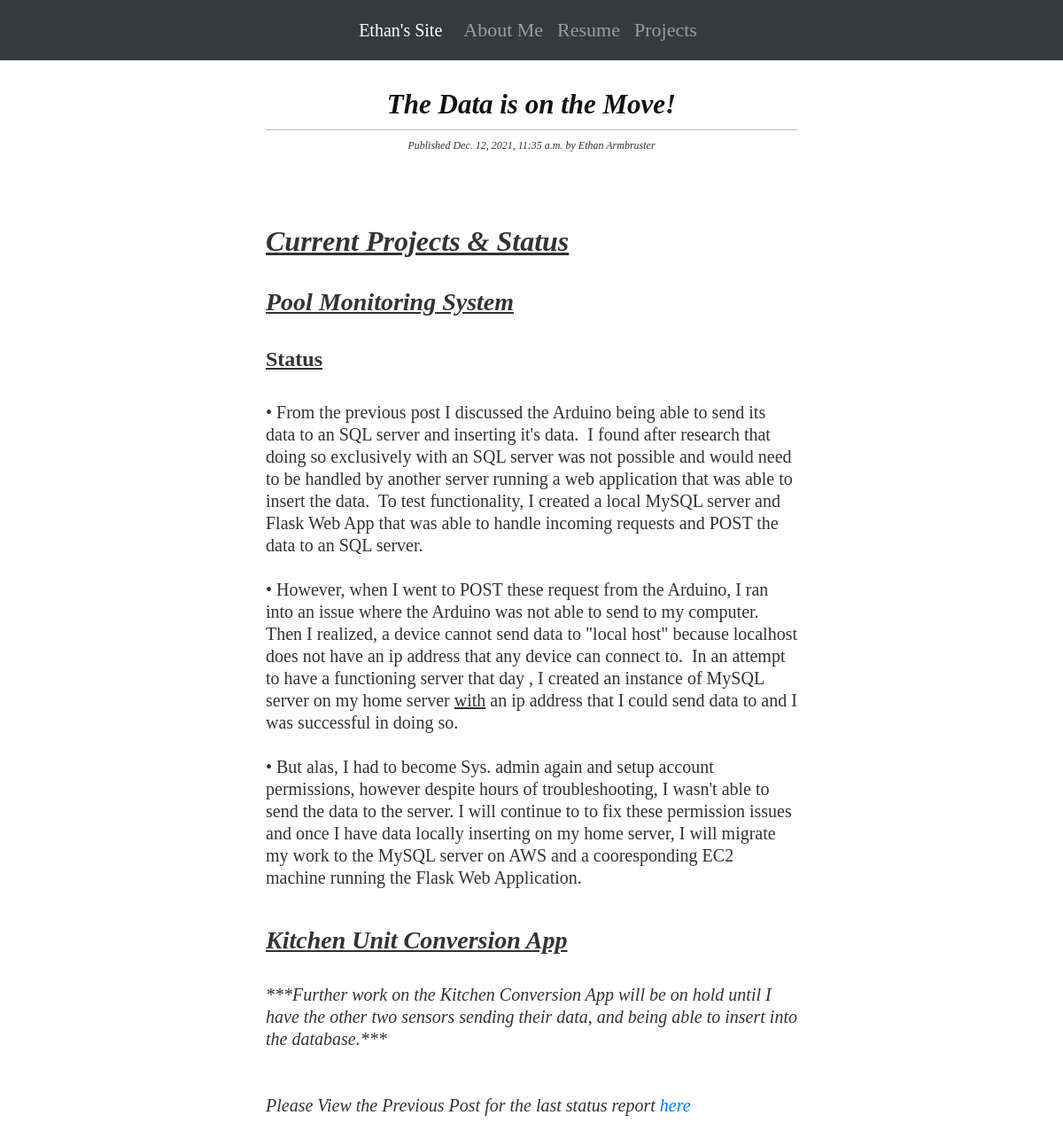
Screenshot of /2021/12/12/sensor_data_update with the database file from the repository.
### functionality/models.py (models this page shows, shortened)
class Post(models.Model):
    STATUS_CHOICES = (
        ('draft', 'Draft'), ('published', 'Published'),
    )
    title = models.CharField(max_length=500)
    slug = models.SlugField(max_length=500, unique_for_date='publish')
    author = models.ForeignKey(User, on_delete=models.CASCADE, related_name='blog_posts')
    body = RichTextField(blank=True, null=True)
    publish = models.DateTimeField(default=django.utils.timezone.now)
    created = models.DateTimeField(auto_now_add=True)
    updated = models.DateTimeField(auto_now=True)
    status = models.CharField(max_length=10, choices=STATUS_CHOICES, default='draft')
    objects = models.Manager()
    published = PublishedManager()
    class Meta:
        ordering = ('-publish',)

### functionality/views.py (the view)
# urls.py: path('<int:year>/<int:month>/<int:day>/<slug:post>', views.post_detail,
def post_detail(request, year, month, day, post):
    post = get_object_or_404(Post, slug = post, status = 'published', publish__year = year, publish__month = month, publish__day = day)
    return render(request, 'html/detail.html', {'post': post})

### functionality/templates/html/detail.html (shortened to what this page needs)
{% extends "html/base.html" %}
{% load static %}
{% load tz %}
{% block content %}
    <div class="detail_post_header">
        <h1 class="times ">{{ post.title }}</h1>
        <p class="date ">
            Published {{ post.publish|timezone:"America/New_York" }}
            by {{ post.author.first_name }} {{ post.author.last_name }}
        </p>
    </div>
    <div class="center_page times_info">
        {{ post.body|safe|linebreaksbr }}
    </div>
{% endblock %}

### functionality/static/css/blog.css (style rules this page uses)
.times { color: #121212; font-family: 'times new roman', serif; font-weight: 700; font-style: italic; font-size: 1.9375rem; line-height: 2.25rem; }
.detail_post_header { margin-top: 2rem; margin-bottom: 5rem; font-size: 40px; text-align: center; }
.times_info { font-style: normal; font-stretch: normal; margin-bottom: 1.25rem; color: #333; font-family: 'times new roman', serif; font-weight: 300; font-size: 1.25rem; line-height: 1.5625rem; }
body { margin: 0; padding: 0; font-family: helvetica, sans-serif; }
a { color: #343a40; text-decoration: none; }
h1 { font-weight: normal; border-bottom: 1px solid #bbb; padding: 0 0 10px 0; }
h2 { font-weight: normal; margin: 30px 0 0; }
p.date { color: #333333; font-family: georgia, serif; font-size: 12px; font-style: italic; }

### functionality/static/css/home.css (style rules this page uses)
.center_page { margin: 0 auto; }

### rows the page displays
Post: title "The Data is on the Move!", publish "Dec. 12, 2021, 11:35 a.m.", author.first_name "Ethan", author.last_name "Armbruster", body "Current Projects & Status Pool Monitoring System Status • From the previous post I discussed the Arduino being able to send its data to an SQL server and inserting it's data. I found after research that doing so exclusively with an SQL server was not possible and would need to be handled by another server running a web application that was able to insert the data. To test functionality, I created a local MySQL server and Flask Web App that was able to handle incoming requests and POST the data to an SQL server. • However, when I went to POST these request from the Arduino, I ran into an issue where the Arduino was not able to send to my computer. Then I realized, a device cannot send data…"
